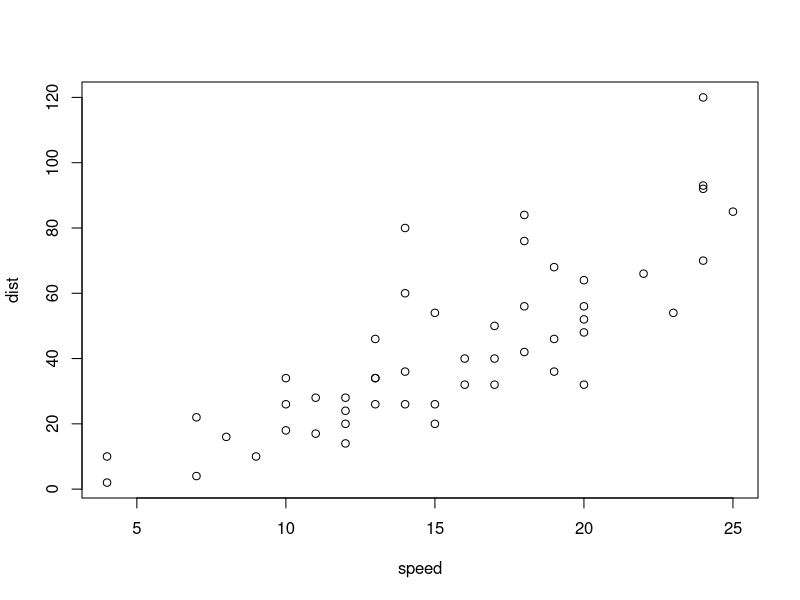
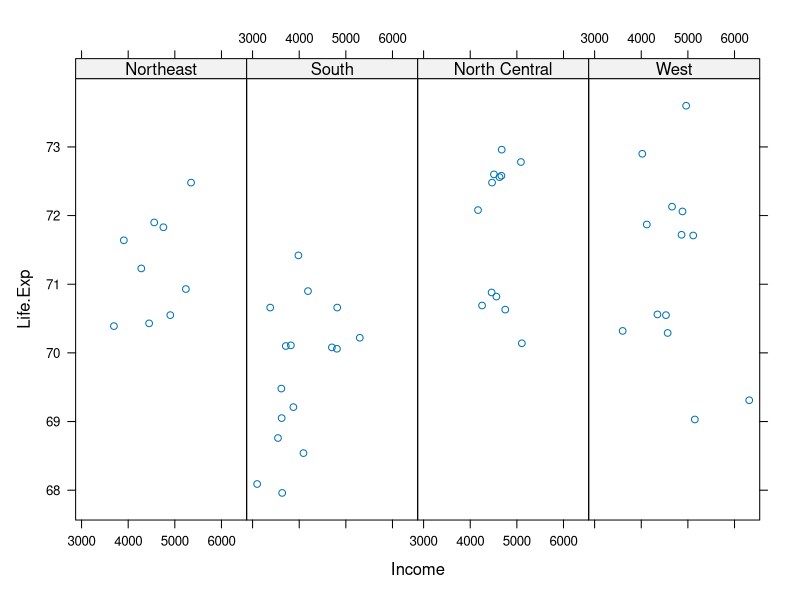
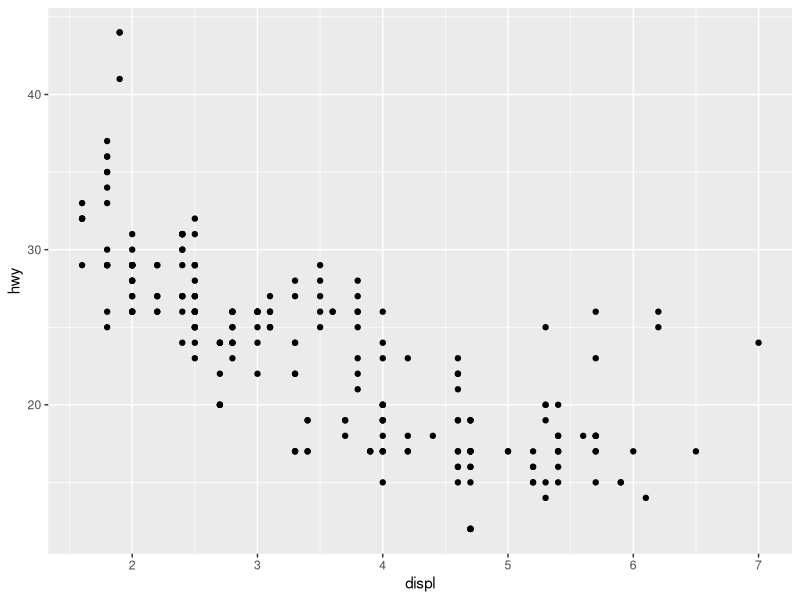
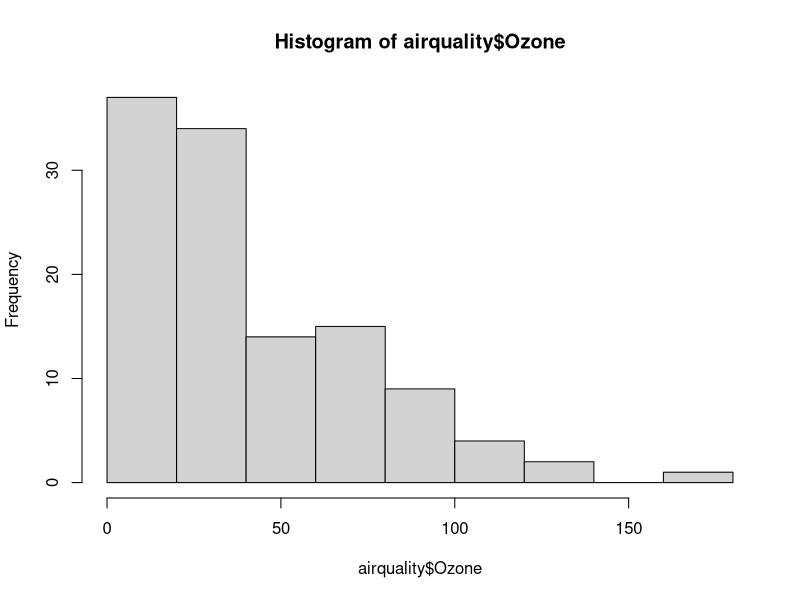
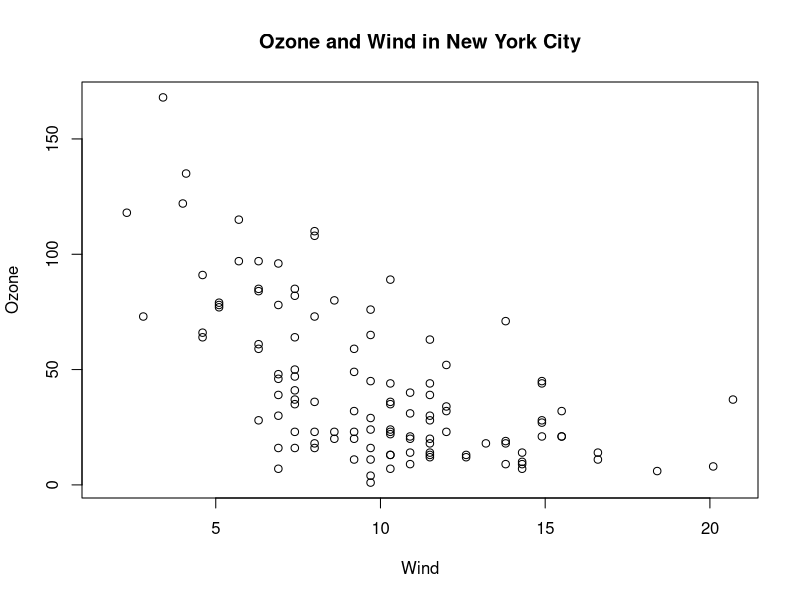
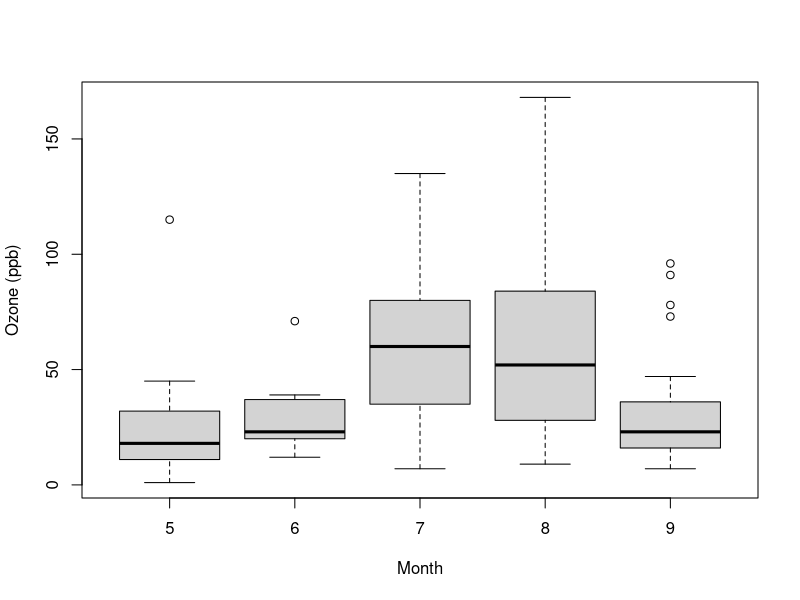
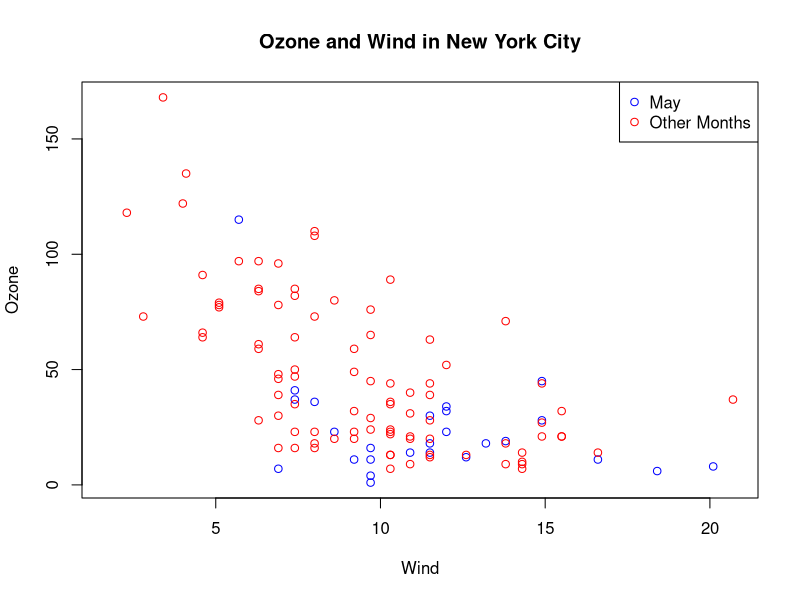
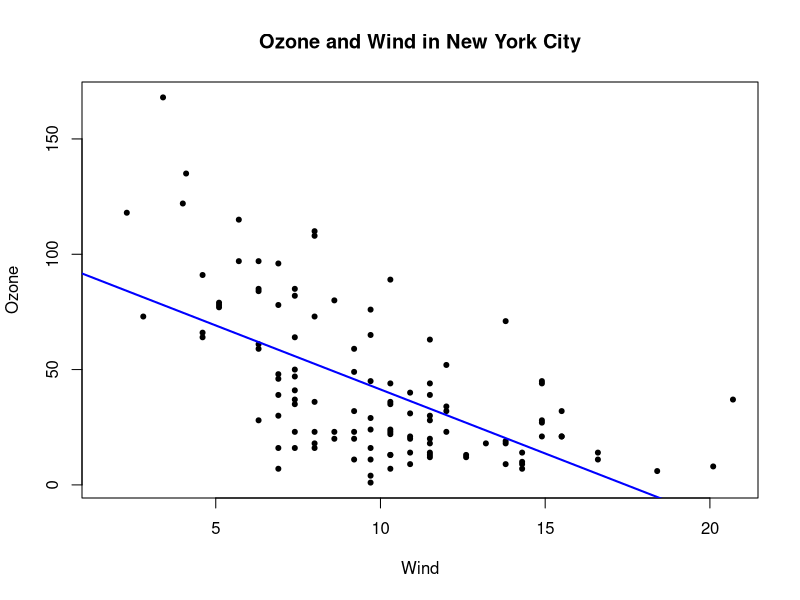

Reproduce these figures in R, in order.
# Exploratory

## Base Plot system
library(datasets)
data(cars)
with(cars, plot (speed, dist))


## Lattice system
library(lattice)
state <- data.frame(state.x77, region= state.region)
xyplot(Life.Exp ~ Income | region, data = state, layout = c(4,1))


## ggplot2 system
library(ggplot2)
data(mpg)
qplot(displ, hwy, data= mpg)



## BASE PLOT SYSTEM
hist(airquality$Ozone)

with(airquality, plot(Wind, Ozone))
title(main = "Ozone and Wind in New York City") ## Add a title

airquality <- transform(airquality, Month = factor(Month))
boxplot(Ozone ~ Month, airquality, xlab = "Month", ylab = "Ozone (ppb)")


with(airquality, plot(Wind, Ozone, main = "Ozone and Wind in New York City",
                      type = "n")) ## setup but do not plot
with(subset(airquality, Month == 5), points(Wind, Ozone, col = "blue"))
with(subset(airquality, Month != 5), points(Wind, Ozone, col = "red"))
legend("topright", pch = 1, col = c("blue", "red"), legend = c("May", "Other Months"))



with(airquality, plot(Wind, Ozone, main = "Ozone and Wind in New York City",
                      pch = 20))
model <- lm(Ozone ~ Wind, airquality)
abline(model, lwd = 2, col="blue")



par(mfrow = c(1, 2))
with(airquality, {
      plot(Wind, Ozone, main = "Ozone and Wind")
      plot(Solar.R, Ozone, main = "Ozone and Solar Radiation")
})




par(mfrow = c(1, 3), mar = c(4, 4, 2, 1), oma = c(0, 0, 2, 0))
with(airquality, {
      plot(Wind, Ozone, main = "Ozone and Wind")
      plot(Solar.R, Ozone, main = "Ozone and Solar Radiation")
      plot(Temp, Ozone, main = "Ozone and Temperature")
      mtext("Ozone and Weather in New York City", outer = TRUE)
})
par(mfrow = c(1,1))
example(points)





## ggplot2 system
library(ggplot2)

# qplot - simplifies ggplot2 
data(mpg)
qplot(displ, hwy, data= mpg, color=drv)
qplot(displ, hwy, data= mpg, geom=c("point", "smooth"))
qplot(hwy, data= mpg, fill=drv) ## Histogram

# Facets
qplot(displ, hwy, data=mpg, facets=.~ drv)

qplot(hwy, data = mpg, facets = drv ~ ., binwidth=2)